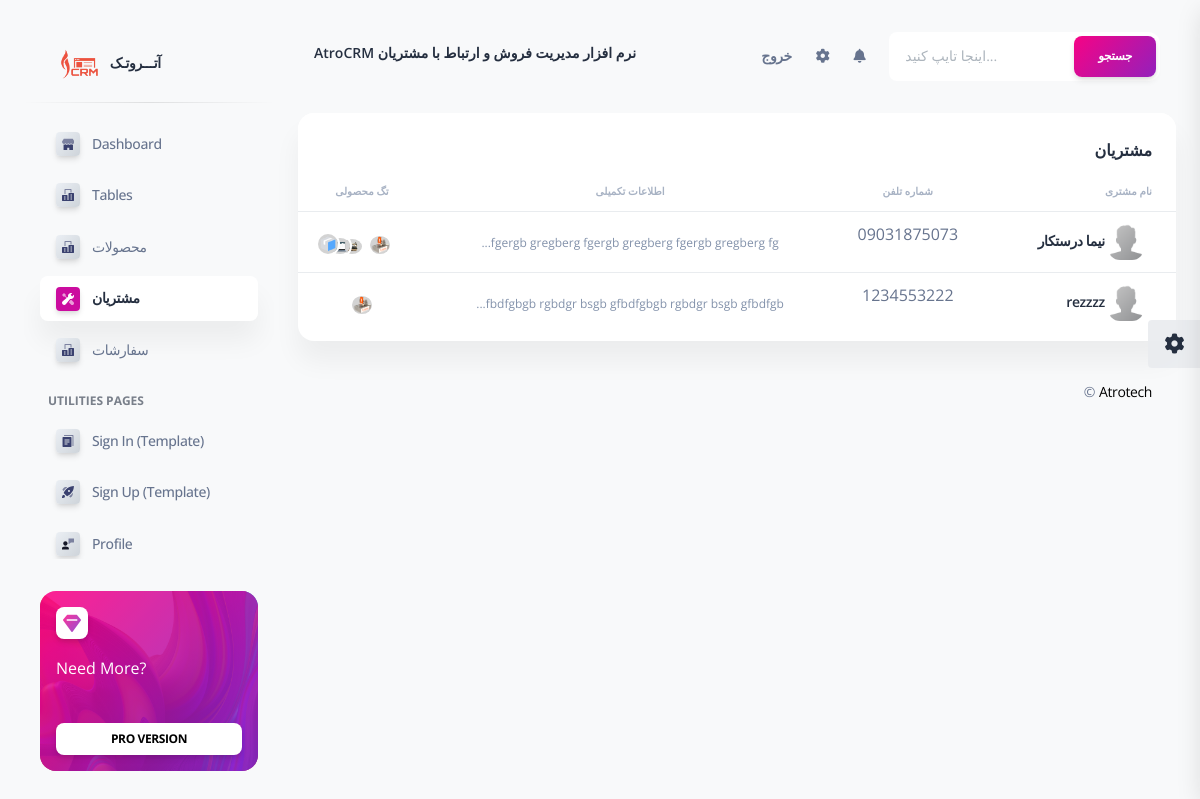
Screenshot of /customers (signed in) with the database file from the repository.
### apps/home/models.py (models this page shows, shortened)
class Customer(models.Model):
    name = models.CharField(max_length=200, null=True,verbose_name = "نام")
    phone = models.CharField(max_length=200, null=True,verbose_name = "تلفن")
    additional_information = models.TextField(max_length=1000,null=True, blank=True,verbose_name = "اطلاعات تکمیلی")
    product_tag = models.ManyToManyField(Product, blank=True, verbose_name = "تگ محصولی")
    date_created = jmodels.jDateField(auto_now_add=True, verbose_name = "تاریخ")
    def get_absolute_url(self):
        return reverse('customer_detail',args=[self.id])
    class Meta:
        verbose_name = "مشتری"
        verbose_name_plural = "مشتریان"

class Product(models.Model):
    available = models.BooleanField(default=True, verbose_name = "موجود" )
    name = models.CharField(max_length=200, unique=True, verbose_name = "نام")
    price = models.CharField(max_length=200, verbose_name = "قیمت ( ریال )")
    description = models.TextField(max_length=900,null=True, blank=True,verbose_name = "توضیحات")
    image = models.ImageField(upload_to='media', default='media/Default.png', verbose_name = "تصویر")
    date_created = jmodels.jDateField(auto_now_add=True, verbose_name = "تاریخ")
    class Meta:
        verbose_name = "محصول"
        verbose_name_plural = "محصولات"

### apps/home/views.py (the view)
# urls.py: path('customers', views.customers, name='customers'),
@login_required(login_url="/login/")
def customers(request):
    customers = models.Customer.objects.all()
    context = {'customers': customers }
    html_template = loader.get_template('home/customers.html')
    return HttpResponse(html_template.render(context, request))

### apps/templates/home/customers.html (shortened to what this page needs)
{% extends 'layouts/base.html' %}
{% block content %}
  <div class="container-fluid py-4">
    <div class="row" dir="rtl">
      <div class="col-12">
        <div class="card mb-4">
          <div class="card-header pb-0">
            <h6> مشتریان </h6>
          </div>
          <div class="card-body px-0 pt-0 pb-2">
            <div class="table-responsive p-0">
              <table class="table align-items-center mb-0">
                <thead>
                  <tr>
                    <th class="text-uppercase text-secondary text-xxs font-weight-bolder opacity-7"> نام مشتری </th>
                    <th class="text-center text-uppercase text-secondary text-xxs font-weight-bolder opacity-7"> شماره تلفن </th>
                    <th class="text-center text-uppercase text-secondary text-xxs font-weight-bolder opacity-7"> اطلاعات تکمیلی </th>
                    <th class="text-center text-uppercase text-secondary text-xxs font-weight-bolder opacity-7"> تگ محصولی </th>
                  </tr>
                </thead>
                <tbody>
                 {% for Customer in customers %}
                  <tr>
                    <td>
                      <div class="d-flex px-2 py-1">
                        <div class="d-flex flex-column justify-content-center">
                          <a href="{{ Customer.get_absolute_url }}">
                            <h6 class="mb-0 text-sm">
                              <img src="/static/assets/img/user.png" class="avatar avatar-sm me-3">
                              {{ Customer.name }}
                           </h6>
                         </a>
                        </div>
                      </div>
                    </td>
                    <td class="align-middle text-center text-sm">
                      <p> {{ Customer.phone }} </p>
                    </td>
                    <td class="align-middle text-center">
                      <p class="text-xs text-secondary mb-0"> {{ Customer.additional_information|slice:":50" }}... </p>
                    </td>
                    <td>
                      <div class="avatar-group text-center mt-2">
                        {% for product_tag in Customer.product_tag.all %}
                        <a href="javascript:;" class="avatar avatar-xs rounded-circle" data-bs-toggle="tooltip" data-bs-placement="bottom" title="{{ product_tag.name }}">
                            <img style="background-color: lightgrey;" alt="{{ product_tag.name }}" src="{{ product_tag.image.url }}">
                        </a>
                        {% endfor %}
                      </div>
                    </td>
                  </tr>
                 {% endfor %}
                </tbody>
              </table>
            </div>
          </div>
        </div>
      </div>
    </div>
    {% include "includes/footer.html" %}
  </div>
{% endblock content %}

### rows the page displays
Customer: name "نیما درستکار", phone "09031875073", additional_information "fgergb gregberg fgergb gregberg fgergb gregberg fg"
Product: image (picture)
Product: name (picture)
Product: image (picture)
Product: image (placeholder picture)
Customer: name "rezzzz", phone "1234553222", additional_information "fbdfgbgb rgbdgr bsgb gfbdfgbgb rgbdgr bsgb gfbdfgb"
